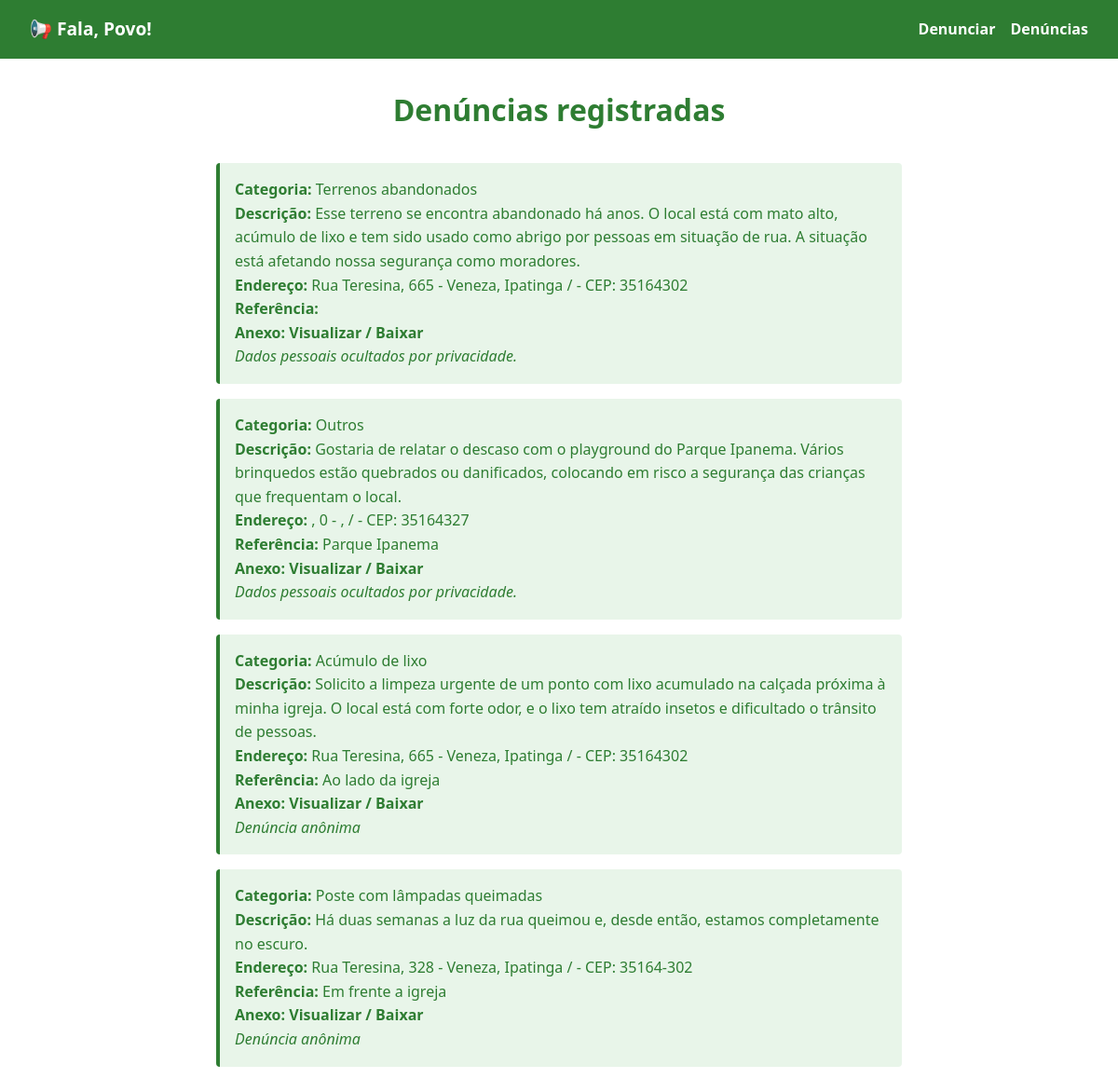
The page /denuncias on the database as committed earlier.
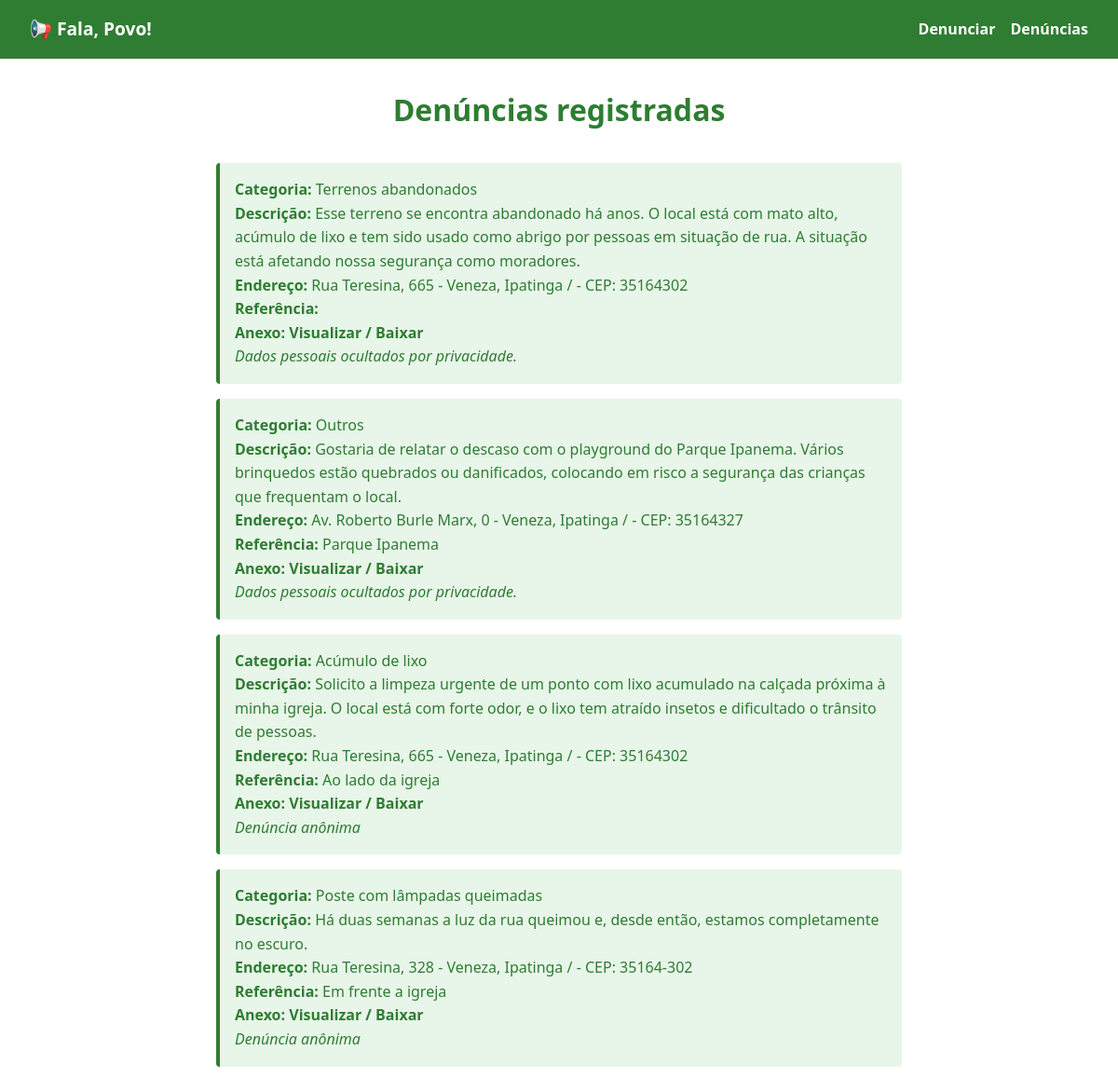
The same page on the database as committed later.
### tables this page shows
CREATE TABLE denuncias (
    id INTEGER PRIMARY KEY AUTOINCREMENT,
    nome TEXT,
    email TEXT,
    telefone TEXT,
    categoria TEXT,
    descricao TEXT,
    cep TEXT,
    logradouro TEXT,
    numero TEXT,
    bairro TEXT,
    cidade TEXT,
    uf TEXT,
    referencia TEXT,
    anexo TEXT,
    data_envio TIMESTAMP DEFAULT CURRENT_TIMESTAMP
);

### app.py (the view)
@app.route('/denuncias')
def denuncias():
    todas = carregar_denuncias()
    return render_template('denuncias.html', denuncias=todas)

### app.py (called while the page is built)
def conectar_banco():
    return sqlite3.connect('denuncias.db')

def carregar_denuncias():
    conn = conectar_banco()
    cursor = conn.cursor()
    cursor.execute("SELECT * FROM denuncias ORDER BY data_envio DESC")
    colunas = [col[0] for col in cursor.description]
    registros = [dict(zip(colunas, linha)) for linha in cursor.fetchall()]
    conn.close()
    return registros

### templates/denuncias.html (shortened to what this page needs)
<!DOCTYPE html>
<html lang="pt-br">
  <head>
    <link
      rel="stylesheet"
      href="{{ url_for('static', filename='style.css') }}"
    />
  </head>
  <body>
    <nav class="navbar">
      <a href="/" class="logo">📢 Fala, Povo!</a>
      <ul>
        <li><a href="/denunciar">Denunciar</a></li>
        <li><a href="/denuncias">Denúncias</a></li>
      </ul>
    </nav>
    <div class="container">
      <h1 class="center-title">Denúncias registradas</h1>
      {% if denuncias %} {% for d in denuncias %}
      <div class="denuncia-item">
        <p><strong>Categoria:</strong> {{ d['categoria'] }}</p>
        <p><strong>Descrição:</strong> {{ d['descricao'] }}</p>
        <p>
          <strong>Endereço:</strong> {{ d['logradouro'] }}, {{ d['numero'] }} -
          {{ d['bairro'] }}, {{ d['cidade'] }} / {{ d['uf'] }} - CEP: {{
          d['cep'] }}
        </p>
        <p><strong>Referência:</strong> {{ d['referencia'] }}</p>
        {% if d.anexo %}
        <p>
          <strong>Anexo:</strong>
          <a
            href="{{ url_for('uploaded_file', filename=d.anexo) }}"
            target="_blank"
            >Visualizar / Baixar</a
          >
        </p>
        {% else %}
        <p class="text-muted"><em>Nenhum anexo enviado</em></p>
        {% endif %} {% if d['nome'] == 'Anônimo' %}
        <p><em>Denúncia anônima</em></p>
        {% else %}
        <p><em>Dados pessoais ocultados por privacidade.</em></p>
        {% endif %}
      </div>
      {% endfor %} {% else %}
      <p>Nenhuma denúncia registrada ainda.</p>
      {% endif %}
    </div>
  </body>
</html>

Rows that differ between the two databases and show on the page:
changed denuncias "Outros": logradouro (not shown) → "Av. Roberto Burle Marx"; bairro (not shown) → "Veneza"; cidade (not shown) → "Ipatinga"
